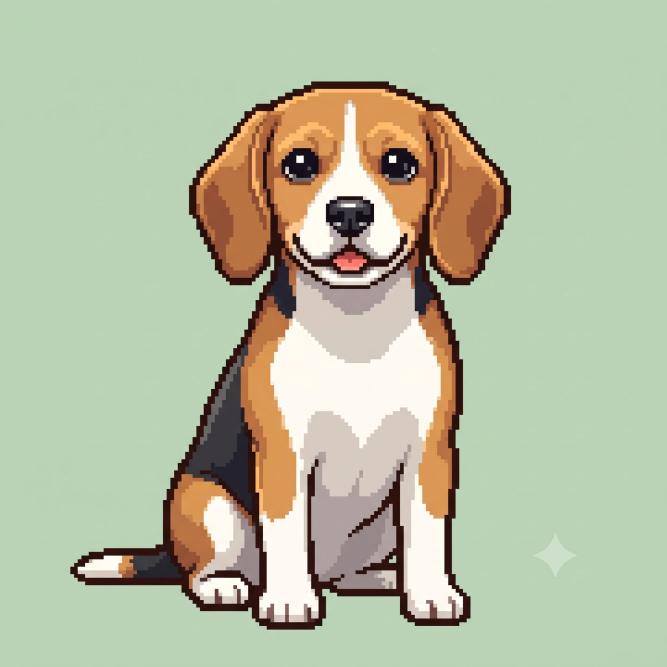
#> input picture sian-ref/dot-dogs-new/src/beagle.webp, 2000 x 2000 px, given in place of 1.webp, which was not available (shown at 1/3 size)
$ python extract.py ../../sian-ref/dot-dogs-new/src ../../sian-ref/dot-dogs-new/src/bedlington.webp
#> lines starting #> are read from the running program, lines starting #| are printed output that depends on the picture; after the words box and inside, x2 and y2 are one past the last pixel; in counts of white or black regions, pixels touching at a corner belong together
# 가르시아가 준 강아지 아이콘 그림(세로로 5개씩, 5벌)에서 아이콘을 하나씩 떼어 벡터(SVG 경로)로 바꾼다
# 선 덩어리(이어진 검은 픽셀) 단위로 묶어서 떼어 낸다 — 옆 아이콘의 조각이 섞이지 않게
import sys, json, os
import numpy as np
from PIL import Image
import potrace

SRC, OUT = sys.argv[1], sys.argv[2]
os.makedirs(OUT, exist_ok=True)
SCALE = 4

def components(mask):
    H, W = mask.shape
    lab = np.zeros((H, W), np.int32)
    comps = {}
    ys, xs = np.nonzero(mask)
    cur = 0
    for y0, x0 in zip(ys.tolist(), xs.tolist()):
        if lab[y0, x0]: continue
        cur += 1
        lab[y0, x0] = cur
        stack = [(y0, x0)]
        y_min = y_max = y0; x_min = x_max = x0; n = 0
        while stack:
            y, x = stack.pop(); n += 1
            if y < y_min: y_min = y
            if y > y_max: y_max = y
            if x < x_min: x_min = x
            if x > x_max: x_max = x
            for dy in (-1, 0, 1):
                ny = y + dy
                if ny < 0 or ny >= H: continue
                for dx in (-1, 0, 1):
                    nx = x + dx
                    if 0 <= nx < W and mask[ny, nx] and not lab[ny, nx]:
                        lab[ny, nx] = cur; stack.append((ny, nx))
        comps[cur] = (y_min, y_max, x_min, x_max, n)
    return lab, comps

def trace_svg_path(filled):
    bm = potrace.Bitmap(~filled)          # potracer는 False 쪽을 채움으로 본다
    plist = bm.trace(turdsize=30, turnpolicy=potrace.POTRACE_TURNPOLICY_MINORITY, alphamax=1.0, opticurve=True, opttolerance=0.4)
    parts = []
    f = lambda x, y: '%.1f %.1f' % (x / SCALE, y / SCALE)
    for curve in plist:
        s = curve.start_point
        d = ['M' + f(s.x, s.y)]
        for seg in curve.segments:
            if seg.is_corner:
                d.append('L' + f(seg.c.x, seg.c.y) + 'L' + f(seg.end_point.x, seg.end_point.y))
            else:
                d.append('C' + f(seg.c1.x, seg.c1.y) + ' ' + f(seg.c2.x, seg.c2.y) + ' ' + f(seg.end_point.x, seg.end_point.y))
        d.append('Z')
        parts.append(''.join(d))
    return ''.join(parts)

meta = {}
for n in range(1, 6):
    im = Image.open(os.path.join(SRC, '%d.webp' % n)).convert('L')
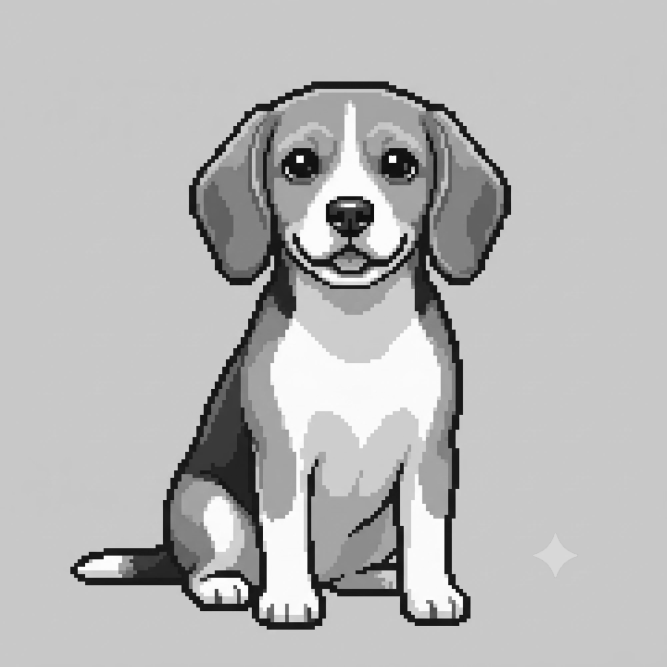
#> im: PIL image 2000x2000 L (shown at 1/3 size); min 5, max 255, mean 183.9
    a = np.array(im)
    mask = a < 120
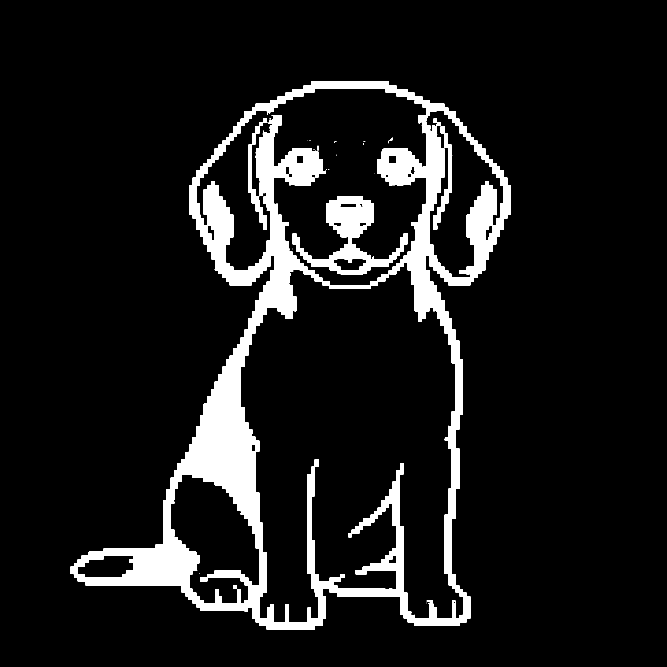
#> mask: shape (2000, 2000) bool (shown at 1/3 size); 9.6% white; 38 white regions (27 under 20 px), largest, box (x1, y1, x2, y2) and area: (211, 244, 1533, 1889) 351087, (878, 589, 1223, 823) 25246, (1300, 400, 1357, 689) 4003
    lab, comps = components(mask)
#> the loop in components, `for y0, x0 in zip(ys.tolist(), xs.tolist()):` made 385598 passes
#> cur on pass 1: 1
#> after the loop in components, `for y0, x0 in zip(ys.tolist(), xs.tolist()):`:
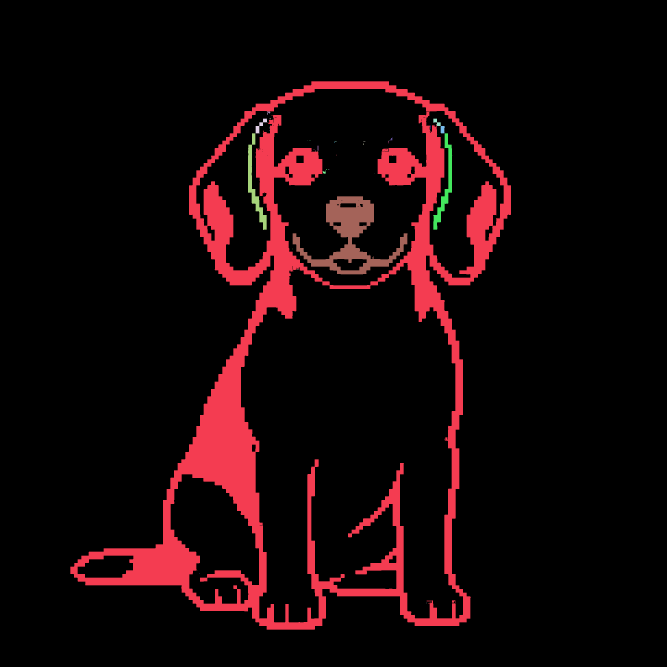
#> lab: shape (2000, 2000) int32 (shown at 1/3 size); 39 distinct labels, from 0 to 38; one colour per label, 0 black
#> after the loop in components, `for y0, x0 in zip(ys.tolist(), xs.tolist()):`: comps = 38 items; cur = 38
#> comps = 38 items
    items = sorted([(v[0], v[1], k) for k, v in comps.items() if v[4] >= 15])
#> items = [(244, 1888, 1), (335, 343, 2), (356, 377, 5), (356, 399, 4), (378, 399, 8), (400, 688, 12), (400, 689, 11), (412, 420, 14), (437, 451, 23), (511, 521, 30), (589, 822, 32)]
    groups = []
    for y0, y1, k in items:                # 세로로 겹치거나 2px 안에 붙은 덩어리끼리 한 아이콘
        if groups and y0 <= groups[-1]['y1'] + 2:
            g = groups[-1]; g['ids'].append(k); g['y1'] = max(g['y1'], y1)
        else:
            groups.append({'y0': y0, 'y1': y1, 'ids': [k]})
#> this loop made 11 passes
#> (y0, y1, k) on passes 2 to 9: (335, 343, 2), (356, 377, 5), (356, 399, 4), (378, 399, 8), (400, 688, 12), (400, 689, 11), (412, 420, 14), (437, 451, 23)
#> after the loop, groups = 1 item
    # 너무 긴 묶음(아이콘 두 개가 겹쳐 잡힘)은 덩어리들의 세로 중심 사이 빈틈이 가장 큰 곳에서 나눈다
    split = []
    for g in groups:
        if g['y1'] - g['y0'] > 230 and len(g['ids']) > 1:
            cs = sorted(g['ids'], key=lambda k: (comps[k][0] + comps[k][1]) / 2)
            centers = [(comps[k][0] + comps[k][1]) / 2 for k in cs]
            gaps = [centers[i + 1] - centers[i] for i in range(len(centers) - 1)]
            cut = gaps.index(max(gaps)) + 1
            for part in (cs[:cut], cs[cut:]):
                split.append({'y0': min(comps[k][0] for k in part), 'y1': max(comps[k][1] for k in part), 'ids': part})
        else:
            split.append(g)
#> this loop made 1 pass
#> (cs, gaps, cut) on pass 1: ([2, 5, 4, 8, 14, 23, 30, 12, 11, 32, 1], [27.5, 11, 11, 27.5, 28, 72, 28, 0.5, 161, 360.5], 10)
#> after the loop, split = 2 items
    groups = split
#> groups = 2 items
    icons = []
    for gi, g in enumerate(groups):
        ids = g['ids']
        ys0 = min(comps[k][0] for k in ids); ys1 = max(comps[k][1] for k in ids)
        xs0 = min(comps[k][2] for k in ids); xs1 = max(comps[k][3] for k in ids)
        pad = 5
        r0, r1, c0, c1 = max(0, ys0 - pad), min(a.shape[0], ys1 + pad + 1), max(0, xs0 - pad), min(a.shape[1], xs1 + pad + 1)
        sub = a[r0:r1, c0:c1].astype(np.float32)
        own = np.isin(lab[r0:r1, c0:c1], ids)
        # 이 아이콘 덩어리가 아닌 검은 픽셀(옆 아이콘 조각)은 바탕으로 지운다 — 경계의 흐린 픽셀도 같이
        other = (lab[r0:r1, c0:c1] > 0) & ~own
        if other.any():
            o = np.pad(other, 2)
            grow = np.zeros_like(other)
            for dy in range(-2, 3):
                for dx in range(-2, 3):
                    grow |= o[2 + dy:2 + dy + other.shape[0], 2 + dx:2 + dx + other.shape[1]]
            sub[grow & ~own] = 240
        crop = Image.fromarray(sub.clip(0, 255).astype(np.uint8))
        big = crop.resize((crop.width * SCALE, crop.height * SCALE), Image.LANCZOS)
        filled = np.array(big) < 128
#> (the run stopped early here; a loop or call above may not have finished)
